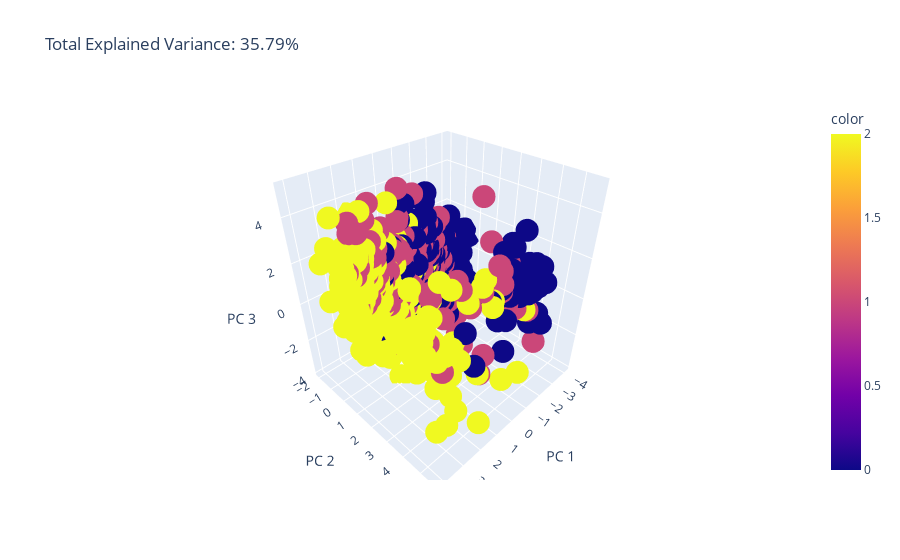

Notebook code cell kept with this figure:
### Code cell
pca = PCA(n_components=3)
components = pca.fit_transform(X_train)

total_var = pca.explained_variance_ratio_.sum() * 100

fig = px.scatter_3d(
    components, x=0, y=1, z=2, color=X_train['cannabis'],
    title=f'Total Explained Variance: {total_var:.2f}%',
    labels={'0': 'PC 1', '1': 'PC 2', '2': 'PC 3'}
)
fig.show()

### Figure 1 — Plotly figure (JSON) as saved in the notebook; plotly's stock layout.template omitted (floating-point values rounded to 4 significant figures; data arrays with more than 128 entries replaced by an {"elided": "..."} marker saying what was removed)
{"data": [{"hovertemplate": "PC 1=%{x}<br>PC 2=%{y}<br>PC 3=%{z}<br>color=%{marker.color}<extra></extra>", "legendgroup": "", "marker": {"color": {"elided": "1308 int values"}, "coloraxis": "coloraxis", "symbol": "circle"}, "mode": "markers", "name": "", "scene": "scene", "showlegend": false, "type": "scatter3d", "x": {"elided": "1308 float values"}, "y": {"elided": "1308 float values"}, "z": {"elided": "1308 float values"}}], "layout": {"coloraxis": {"colorbar": {"title": {"text": "color"}}, "colorscale": [[0, "#0d0887"], [0.1111, "#46039f"], [0.2222, "#7201a8"], [0.3333, "#9c179e"], [0.4444, "#bd3786"], [0.5556, "#d8576b"], [0.6667, "#ed7953"], [0.7778, "#fb9f3a"], [0.8889, "#fdca26"], [1, "#f0f921"]]}, "legend": {"tracegroupgap": 0}, "scene": {"domain": {"x": [0, 1], "y": [0, 1]}, "xaxis": {"title": {"text": "PC 1"}}, "yaxis": {"title": {"text": "PC 2"}}, "zaxis": {"title": {"text": "PC 3"}}}, "title": {"text": "Total Explained Variance: 35.79%"}}}
